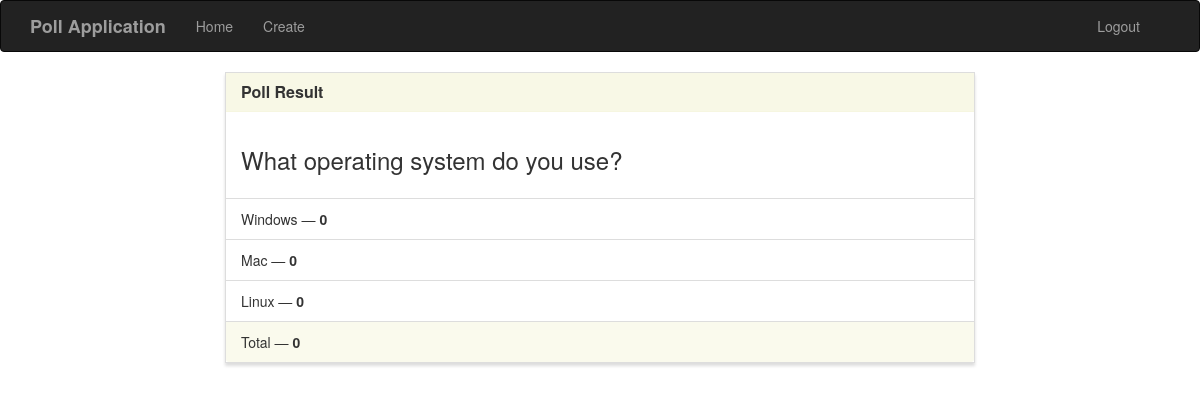
Before: /results/4/ (signed in) with the older database file.
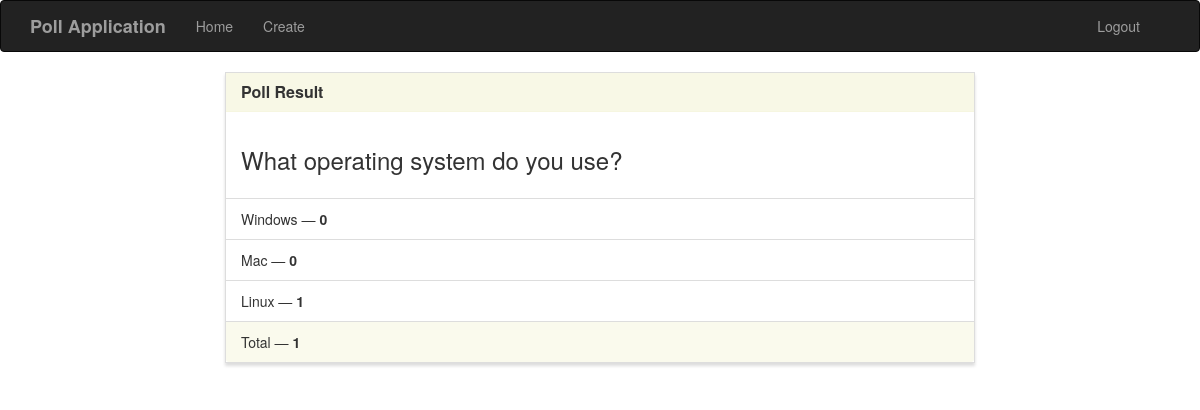
After: the same page with the newer database file.
### poll/models.py (models this page shows, shortened)
class Poll(models.Model):
    question = models.TextField()
    option_one = models.CharField(max_length=30)
    option_two = models.CharField(max_length=30)
    option_three = models.CharField(max_length=30)
    option_one_count = models.IntegerField(default=0)
    option_two_count = models.IntegerField(default=0)
    option_three_count = models.IntegerField(default=0)
    def total(self):
        return self.option_one_count + self.option_two_count + self.option_three_count

### poll/views.py (the view)
# urls.py: path('results/<poll_id>/', views.results, name='results'),
def results(request, poll_id):
    if not request.user.is_authenticated:
        return redirect('login')
    poll = Poll.objects.get(pk=poll_id)
    context = {
        'poll' : poll
    }
    return render(request, 'results.html', context)

### templates/results.html (shortened to what this page needs)
{% extends "base.html" %}
{% block main %}
<div class="row">
    <div class="col-lg-8 col-lg-offset-2">
        <div class="panel panel-default">
            <div class="panel-heading">
                <h3 class="panel-title">Poll Result</h3>
            </div>
            <div class="panel-body">
                <h3>{{ poll.question }}</h3>
            </div>
            <ul class="list-group">
                <li class="list-group-item">{{ poll.option_one }} &mdash; <strong>{{ poll.option_one_count }}</strong></li>
                <li class="list-group-item">{{ poll.option_two }} &mdash; <strong>{{ poll.option_two_count }}</strong></li>
                <li class="list-group-item">{{ poll.option_three }} &mdash; <strong>{{ poll.option_three_count }}</strong></li>
            </ul>
            <div class="panel-footer">
                Total &mdash; <strong>{{ poll.total }}</strong>
            </div>
        </div>
    </div>
</div>
{% endblock %}

Changed rows visible on the page:
changed Poll "What operating system do you use?": option_three_count "0" → "1"; total "0" → "1"
